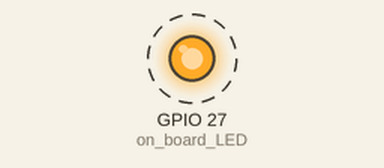
This sketch was run on a simulated ESP32. Parts: output pins drawn as LEDs (lit = HIGH). Dashed ring = blinking. What the sketch prints to the serial monitor is not drawn.

Above: at 0.1 s.
Timing chart, 0 to 3.0 s (numbered marks = the images above):
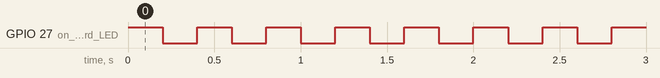

The sketch:

ESP32_Onboard_LED.ino
```cpp
#define on_board_LED 27

void setup() {
  pinMode(on_board_LED,OUTPUT);
  Serial.begin(9600);
}

void loop() {
  digitalWrite(on_board_LED,HIGH);
  Serial.println("LED OOON");
  delay(200);
  digitalWrite(on_board_LED,LOW);
  Serial.println("LED OFF");
  delay(200);
}
```

Measured:
- by itself, GPIO 27 (on_board_LED): alternates HIGH for 0.20 s and LOW for 0.20 s
